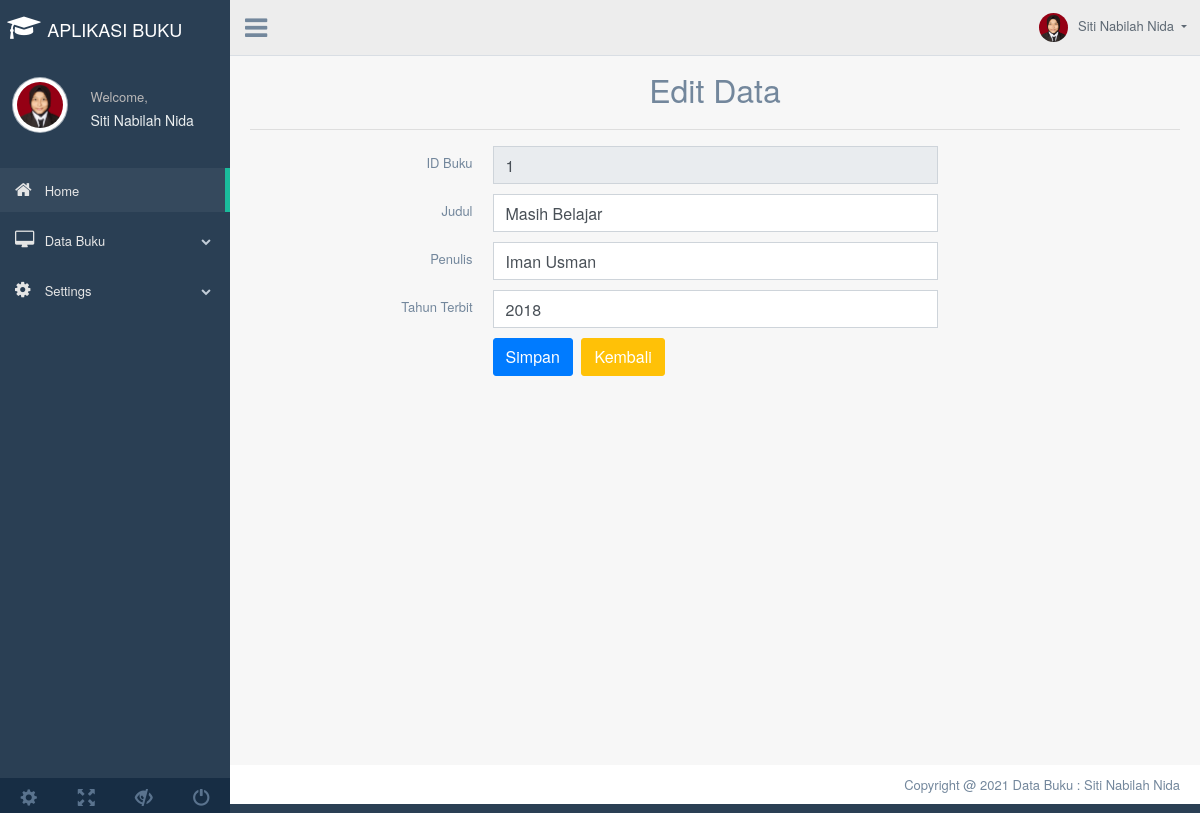
The page /index.php?page=edit_buku&id_buku=1 on the database its author committed.
### tables this page shows
CREATE TABLE `buku` (
  `id_buku` int(11) NOT NULL,
  `judul` varchar(50) NOT NULL,
  `penulis` varchar(35) NOT NULL,
  `tahun_terbit` varchar(4) NOT NULL
);

### edit.php (the view, shortened to what this page needs)
<?php include('config.php'); ?>
	<div class="container" style="margin-top:20px">
		<center><font size="6">Edit Data</font></center>
		<hr>
		<?php
		if(isset($_GET['id_buku'])){
			$id_buku = $_GET['id_buku'];
			$select = mysqli_query($koneksi, "SELECT * FROM buku WHERE id_buku='$id_buku'") or die(mysqli_error($koneksi));
			if(mysqli_num_rows($select) == 0){
				echo '<div class="alert alert-warning">ID tidak ada dalam database.</div>';
				exit();
			}else{
				$data = mysqli_fetch_assoc($select);
			}
		}
		?>
		<form action="index.php?page=edit_buku&id_buku=<?php echo $id_buku; ?>" method="post">
			<div class="item form-group">
				<label class="col-form-label col-md-3 col-sm-3 label-align">ID Buku</label>
				<div class="col-md-6 col-sm-6">
					<input type="text" name="id_buku" class="form-control" size="4" value="<?php echo $data['id_buku']; ?>" readonly required>
				</div>
			</div>
			<div class="item form-group">
				<label class="col-form-label col-md-3 col-sm-3 label-align">Judul</label>
				<div class="col-md-6 col-sm-6">
					<input type="text" name="judul" class="form-control" value="<?php echo $data['judul']; ?>" required>
				</div>
			</div>
			<div class="item form-group">
				<label class="col-form-label col-md-3 col-sm-3 label-align">Penulis</label>
				<div class="col-md-6 col-sm-6">
					<input type="text" name="penulis" class="form-control" value="<?php echo $data['penulis']; ?>" required>
				</div>
			</div>
			<div class="item form-group">
				<label class="col-form-label col-md-3 col-sm-3 label-align">Tahun Terbit</label>
				<div class="col-md-6 col-sm-6">
					<input type="text" name="tahun_terbit" class="form-control" value="<?php echo $data['tahun_terbit']; ?>" required>
				</div>
			</div>
			<div class="item form-group">
				<div class="col-md-6 col-sm-6 offset-md-3">
					<input type="submit" name="submit" class="btn btn-primary" value="Simpan">
					<a href="index.php?page=tampil_buku" class="btn btn-warning">Kembali</a>
				</div>
			</div>
		</form>
	</div>

### rows shown on the page
buku: id_buku "1", judul "Masih Belajar", penulis "Iman Usman", tahun_terbit "2018"
